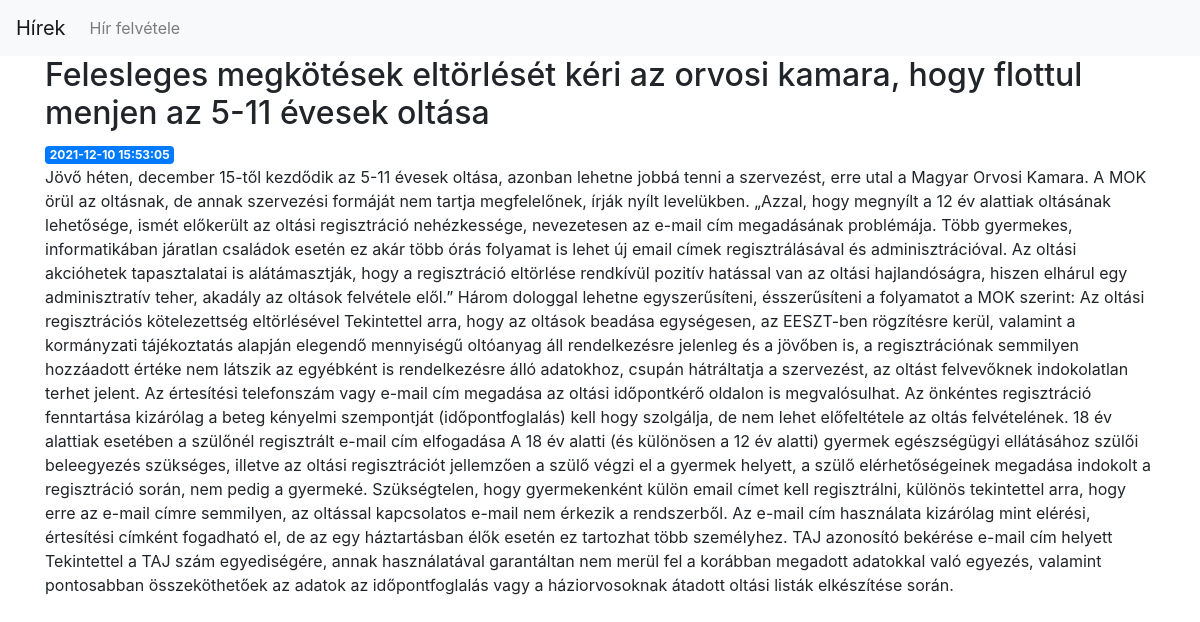
/7, run on the app's committed database.
### tables this page shows
CREATE TABLE posts (
    id INTEGER PRIMARY KEY AUTOINCREMENT,
    created TIMESTAMP NOT NULL DEFAULT CURRENT_TIMESTAMP,
    title TEXT NOT NULL,
    content TEXT NOT NULL
);

### app.py (the view)
@app.route('/<int:post_id>')
def post(post_id):
    post = get_post(post_id)
    return render_template('post.html', post=post)

### app.py (called while the page is built)
def get_post(post_id):
    conn = get_db_connection()
    post = conn.execute('SELECT * FROM posts WHERE id = ?',
                        (post_id,)).fetchone()
    conn.close()
    if post is None:
        abort(404)
    return post

def get_db_connection():
    conn = sqlite3.connect('database.db')
    conn.row_factory = sqlite3.Row
    return conn

### templates/post.html
{% extends 'base.html' %}
{% block content %}
    <h2>{% block title %} {{ post['title'] }} {% endblock %}</h2>
    <span class="badge badge-primary">{{ post['created'] }}</span>
    <p>{{ post['content'] }}</p>
{% endblock %}

### data on the page
posts: title "Felesleges megkötések eltörlését kéri az orvosi kamara, hogy flottul menjen az 5-11 évesek oltása", created "2021-12-10 15:53:05", content "Jövő héten, december 15-től kezdődik az 5-11 évesek oltása, azonban lehetne jobbá tenni a szervezést, erre utal a Magyar Orvosi Kamara. A MOK örül az oltásnak, de annak szervezési formáját nem tartja megfelelőnek, írják nyílt levelükben. „Azzal, hogy megnyílt a 12 év alattiak oltásának lehetősége, ismét előkerült az oltási regisztráció nehézkessége, nevezetesen az e-mail cím megadásának problémája. Több gyermekes, informatikában járatlan családok esetén ez akár több órás folyamat is lehet új email címek regisztrálásával és adminisztrációval. Az oltási akcióhetek tapasztalatai is alátámasztják, hogy a regisztráció eltörlése rendkívül pozitív hatással van az oltási hajlandóságra, hiszen…"
